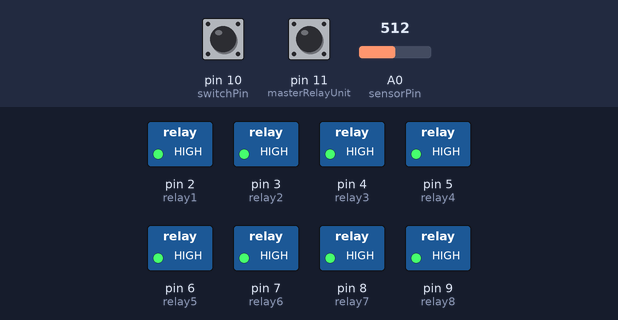
This sketch was run on a simulated Arduino Uno, built with avr-gcc and run on an emulated ATmega328P. Parts: switched loads named in the sketch (green lamp = pin HIGH). Inputs (shaded band) come from the test bench; at power-on: pin 10 (switchPin) HIGH, A0 (sensorPin) = 512, pin 11 (masterRelayUnit) HIGH. What the sketch prints to the serial monitor is not drawn.

Above: at 41.9 s.
42.0 s: pin 10 (switchPin) pulled LOW for 1 s
At 42.7 s:
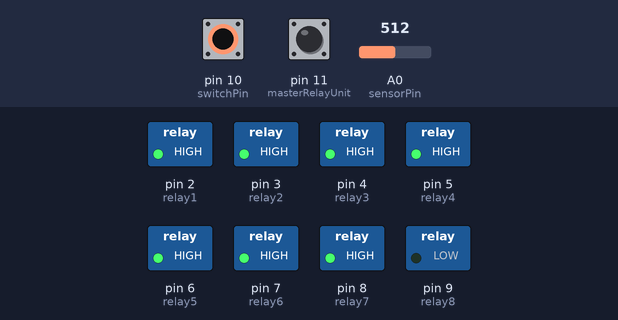
At 48.5 s:
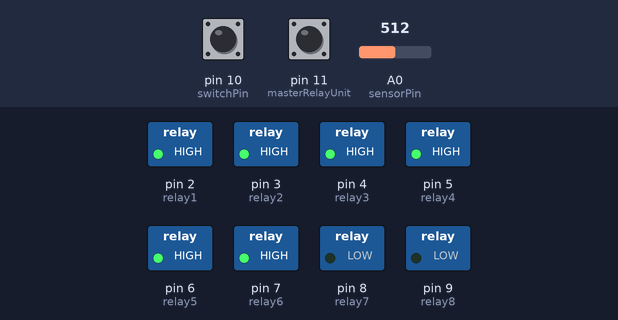
64.0 s: A0 (sensorPin) set to 411
At 68.2 s:
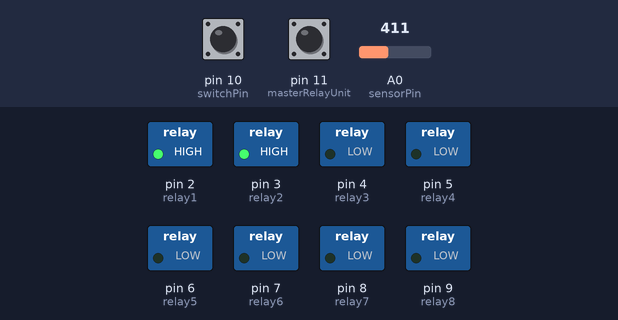
86.0 s: A0 (sensorPin) set to 385
Timing chart, 0 to 90.5 s (numbered marks = the images above; inputs shaded):
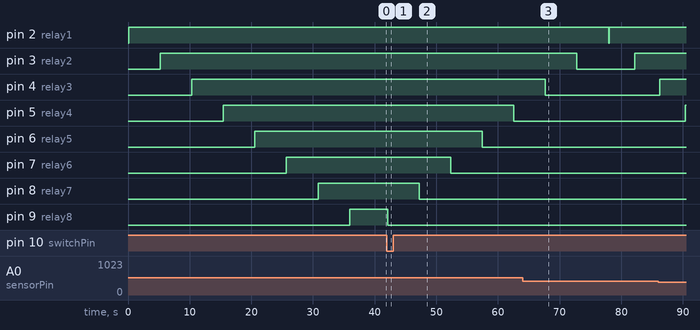

Measured:
- after the input at 42.0 s, pin 5 (relay4): HIGH → LOW after 20.6 s; pin 6 (relay5): HIGH → LOW after 15.5 s; pin 7 (relay6): HIGH → LOW after 10.3 s; pin 8 (relay7): HIGH → LOW after 5.2 s; pin 9 (relay8): HIGH → LOW after 0.10 s

The sketch:

Relay_timmed_with_switch_linked.ino
```cpp
/*
Issues to work through
 - how do I get the secondary to remote shutdown in reverse order.
 - maybe send value identifying a number to the relay box (example  1, 2, 3, 3 - Can have 1 start then trigger 2 then
 - switch for identifying if there is a remote secondary to the box. and If there is then send signal for remote secondary to shutdown first.


 */
int relayReceive = 0; // This is signal from another Relay in Chain.
int relaySend = 1; // This is signal TO another Relay Device in Chain.

int relay1 = 2;  // relays in Unit
int relay2 = 3;
int relay3 = 4;
int relay4 = 5;

int relay5 = 6;
int relay6 = 7;
int relay7 = 8;
int relay8 = 9;

int switchPin = 10;   // the number of the power switch

int masterRelayUnit = 11;  // If OFF Unit looks to receive on input 3 before starting  otherwise start.
int lastRelayUnit = 12; // Last Unit = If true this unit starts the shutdown process and then preceeds reversed shutdown through the other units.


int sensorPin = A0;    // potentiometer for Delay Time
int sensorValue = 0;

// Variables will change:
int changeLastRelay;
int changeSecondaryRelay;

int switchState;             // the current reading from the input pin
int lastswitchState = digitalRead(switchPin);   // the previous reading from the input pin

// the following variables are long's because the time, measured in miliseconds,
// will quickly become a bigger number than can be stored in an int.
long lastDebounceTime = 0;  // the last time the output pin was toggled
long debounceDelay = 100;    // the debounce time; increase if the output flickers

int masterCounter = 0;
int masterRelayPrev = digitalRead(masterRelayUnit);
int stopSecondary = 0;
int incomingByte = 0;   // for incoming serial data

void setup() {
  pinMode(switchPin, INPUT);

  pinMode(lastRelayUnit,INPUT);
  pinMode(masterRelayUnit,INPUT);

  pinMode(relaySend,OUTPUT);
  pinMode(relayReceive,OUTPUT);

  pinMode(relay1,OUTPUT); // Define port attributes as output；
  pinMode(relay2,OUTPUT);
  pinMode(relay3,OUTPUT);
  pinMode(relay4,OUTPUT);
  pinMode(relay5,OUTPUT);
  pinMode(relay6,OUTPUT);
  pinMode(relay7,OUTPUT);
  pinMode(relay8,OUTPUT);


  Serial.begin(9600);
}

void loop() {
  // read the state of the switch into a local variable:

  int reading = digitalRead(switchPin);
  //int reading1 = digitalRead(lastRelayUnit);
  int masterRelay = digitalRead(masterRelayUnit);


  sensorValue = analogRead(sensorPin) * 10;
  int delayValue =  sensorValue;

  // If the switch changed, due to noise or pressing:
  if (reading != lastswitchState) {
    lastDebounceTime = millis(); // reset the debouncing timer
  }

  if ((millis() - lastDebounceTime) > debounceDelay) {

    if(masterRelay != masterRelayPrev){
      Serial.write("Master = ");
      if(masterRelay == HIGH){
        Serial.write("H");
      }
      else {
        Serial.write("L");
      }
      Serial.print(" | Counter=");
      Serial.println(masterCounter);

      masterRelayPrev = masterRelay;
      masterCounter++;

    }


    if (Serial.available() > 0) {
      int incomingByte = Serial.read();
      // do something different depending on the character received.
      // The switch statement expects single number values for each case;
      // in this exmaple, though, you're using single quotes to tell
      // the controller to get the ASCII value for the character.  For
      // example 'a' = 97, 'b' = 98, and so forth:
      Serial.print("reading = ");
      Serial.println(incomingByte);
/*
      switch (incomingByte) {
      case 1:
        // statements

        break;
      case 2:
        // statements

        break;
      default:
        // statements

        break;
      }
 */
    }


    if (reading != switchState) {
      switchState = reading;

      if (masterRelay == HIGH || stopSecondary == true){
        // Serial.print("Master unit ");
        if (switchState == LOW) {
          //Serial.println("Stopping");


          digitalWrite(relay8,LOW);
          delay(delayValue);
          digitalWrite(relay7,LOW);
          delay(delayValue);
          digitalWrite(relay6,LOW);
          delay(delayValue);
          digitalWrite(relay5,LOW);
          delay(delayValue);
          digitalWrite(relay4,LOW);
          delay(delayValue);
          digitalWrite(relay3,LOW);
          delay(delayValue);
          digitalWrite(relay2,LOW);
          delay(delayValue);
          digitalWrite(relay1,LOW);

          if(masterRelay == HIGH){
            //now trigger secondary unit to go
            Serial.println("Shutdown Secondary");
          }
          else {
            Serial.println("Shutdown Master");
          }
        }
        else if (switchState == HIGH) {
          //Serial.println("Starting");


          digitalWrite(relay1,HIGH);
          delay(delayValue);
          digitalWrite(relay2,HIGH);
          delay(delayValue);
          digitalWrite(relay3,HIGH);
          delay(delayValue);
          digitalWrite(relay4,HIGH);
          delay(delayValue);
          digitalWrite(relay5,HIGH);
          delay(delayValue);
          digitalWrite(relay6,HIGH);
          delay(delayValue);
          digitalWrite(relay7,HIGH);
          delay(delayValue);
          digitalWrite(relay8,HIGH);

          if(masterRelay == HIGH){
            //now trigger secondary unit to go
            Serial.println("Master = Started");
          }
          else {
            Serial.println("Secondary = Started");
          }

        } //end of if
      }
      else {
        //if( relayReceive == ""){
        //shutdown main unit
        Serial.println("not master unit");
        //}

      }

    }
  }
  // save the reading.  Next time through the loop,
  // it'll be the lastswitchState:
  lastswitchState = reading;
}
```
